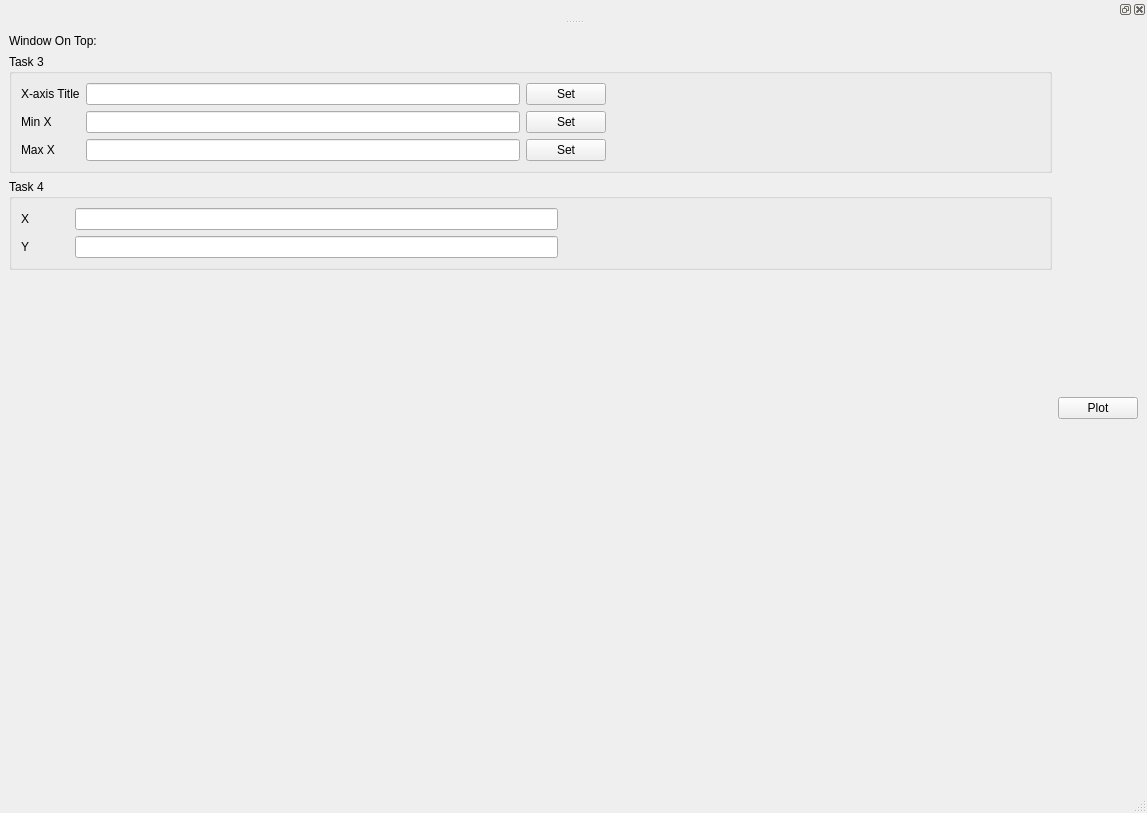
<?xml version="1.0" encoding="UTF-8"?>
<ui version="4.0">
 <class>MainWindow</class>
 <widget class="QMainWindow" name="MainWindow">
  <property name="geometry">
   <rect>
    <x>0</x>
    <y>0</y>
    <width>1147</width>
    <height>813</height>
   </rect>
  </property>
  <property name="windowTitle">
   <string>MainWindow</string>
  </property>
  <widget class="QWidget" name="centralwidget">
   <layout class="QGridLayout" name="gridLayout">
    <item row="0" column="0">
     <layout class="QVBoxLayout" name="verticalLayout">
      <item>
       <widget class="QLabel" name="label_plotOnTop">
        <property name="text">
         <string>Window On Top: </string>
        </property>
       </widget>
      </item>
      <item>
       <widget class="QGroupBox" name="groupBox_t3">
        <property name="title">
         <string>Task 3</string>
        </property>
        <layout class="QGridLayout" name="gridLayout_2">
         <item row="1" column="2">
          <widget class="QPushButton" name="pushButton_setXMin">
           <property name="text">
            <string>Set</string>
           </property>
          </widget>
         </item>
         <item row="1" column="1">
          <widget class="QLineEdit" name="lineEdit_xMin"/>
         </item>
         <item row="0" column="2">
          <widget class="QPushButton" name="pushButton_setTitle">
           <property name="text">
            <string>Set</string>
           </property>
          </widget>
         </item>
         <item row="2" column="1">
          <widget class="QLineEdit" name="lineEdit_3"/>
         </item>
         <item row="0" column="1">
          <widget class="QLineEdit" name="lineEdit_titleX"/>
         </item>
         <item row="2" column="0">
          <widget class="QLabel" name="label_3">
           <property name="text">
            <string>Max X</string>
           </property>
          </widget>
         </item>
         <item row="2" column="2">
          <widget class="QPushButton" name="pushButton_3">
           <property name="text">
            <string>Set</string>
           </property>
          </widget>
         </item>
         <item row="0" column="0">
          <widget class="QLabel" name="label">
           <property name="text">
            <string>X-axis Title</string>
           </property>
          </widget>
         </item>
         <item row="1" column="0">
          <widget class="QLabel" name="label_2">
           <property name="text">
            <string>Min X</string>
           </property>
          </widget>
         </item>
         <item row="0" column="3">
          <spacer name="horizontalSpacer_2">
           <property name="orientation">
            <enum>Qt::Horizontal</enum>
           </property>
           <property name="sizeHint" stdset="0">
            <size>
             <width>40</width>
             <height>20</height>
            </size>
           </property>
          </spacer>
         </item>
        </layout>
       </widget>
      </item>
      <item>
       <widget class="QGroupBox" name="groupBox">
        <property name="title">
         <string>Task 4</string>
        </property>
        <layout class="QGridLayout" name="gridLayout_3">
         <item row="0" column="2">
          <widget class="QLineEdit" name="lineEdit_cursorX"/>
         </item>
         <item row="1" column="0">
          <widget class="QLabel" name="label_5">
           <property name="text">
            <string>Y</string>
           </property>
          </widget>
         </item>
         <item row="1" column="2">
          <widget class="QLineEdit" name="lineEdit_cursorY"/>
         </item>
         <item row="0" column="0">
          <widget class="QLabel" name="label_4">
           <property name="text">
            <string>X</string>
           </property>
          </widget>
         </item>
         <item row="0" column="3">
          <spacer name="horizontalSpacer_3">
           <property name="orientation">
            <enum>Qt::Horizontal</enum>
           </property>
           <property name="sizeHint" stdset="0">
            <size>
             <width>40</width>
             <height>20</height>
            </size>
           </property>
          </spacer>
         </item>
         <item row="0" column="1">
          <spacer name="horizontalSpacer_4">
           <property name="orientation">
            <enum>Qt::Horizontal</enum>
           </property>
           <property name="sizeType">
            <enum>QSizePolicy::Ignored</enum>
           </property>
           <property name="sizeHint" stdset="0">
            <size>
             <width>40</width>
             <height>20</height>
            </size>
           </property>
          </spacer>
         </item>
        </layout>
       </widget>
      </item>
      <item>
       <spacer name="verticalSpacer">
        <property name="orientation">
         <enum>Qt::Vertical</enum>
        </property>
        <property name="sizeHint" stdset="0">
         <size>
          <width>20</width>
          <height>40</height>
         </size>
        </property>
       </spacer>
      </item>
      <item>
       <spacer name="horizontalSpacer">
        <property name="orientation">
         <enum>Qt::Horizontal</enum>
        </property>
        <property name="sizeHint" stdset="0">
         <size>
          <width>40</width>
          <height>20</height>
         </size>
        </property>
       </spacer>
      </item>
     </layout>
    </item>
    <item row="0" column="1">
     <layout class="QVBoxLayout" name="verticalLayout_2">
      <item>
       <widget class="QPushButton" name="pushButton_newPlot">
        <property name="text">
         <string>Plot</string>
        </property>
       </widget>
      </item>
     </layout>
    </item>
   </layout>
  </widget>
  <widget class="QMenuBar" name="menubar">
   <property name="geometry">
    <rect>
     <x>0</x>
     <y>0</y>
     <width>1147</width>
     <height>25</height>
    </rect>
   </property>
  </widget>
  <widget class="QStatusBar" name="statusbar"/>
  <widget class="QDockWidget" name="dockWidget">
   <attribute name="dockWidgetArea">
    <number>4</number>
   </attribute>
   <widget class="QWidget" name="dockWidgetContents"/>
  </widget>
 </widget>
 <resources/>
 <connections/>
</ui>
